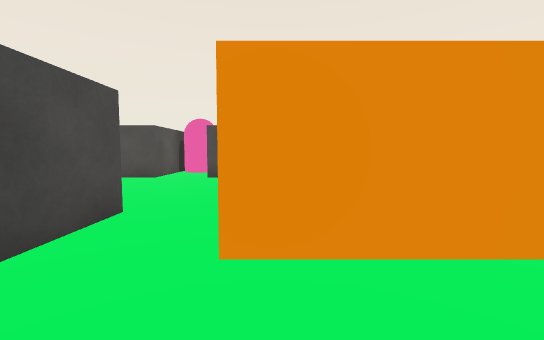
[1] (above)

16 first-person views from a walk through a 3-D level made in the Unity game engine. The camera is 0.51 m above the floor, tilts 4° down and sees 90° across. The floor is counted in squares, 0.5 m on a side. Each view is taken from the middle of a square. On the plan, view 1 faces up. The plan holds only what a view shows up to about 11 squares ahead; the rest is blank. The player is left out.

[2]
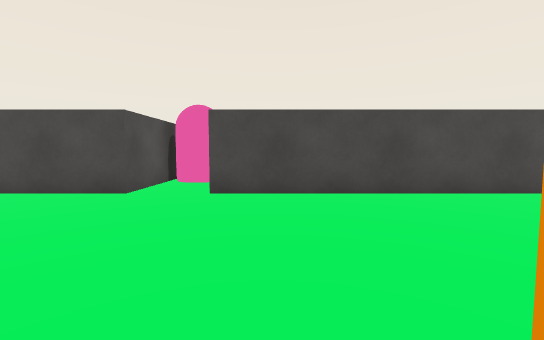

[3]
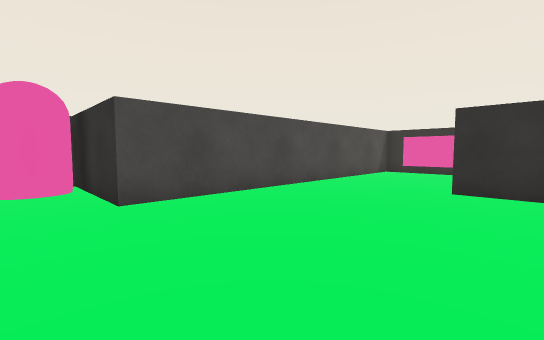

[4]
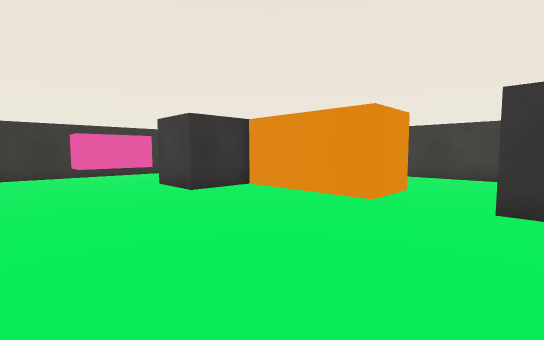

[5]
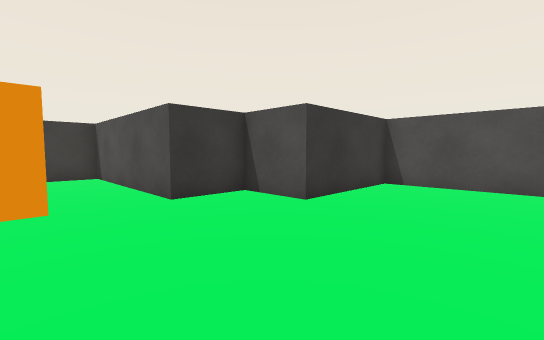

[6]
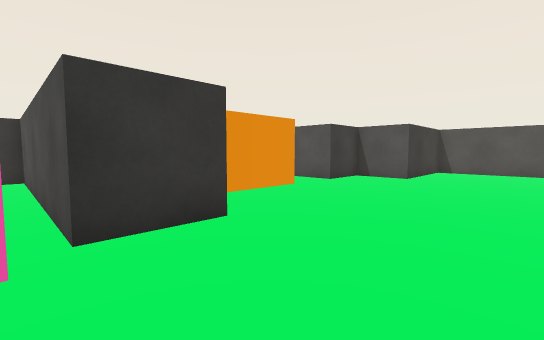

[7]
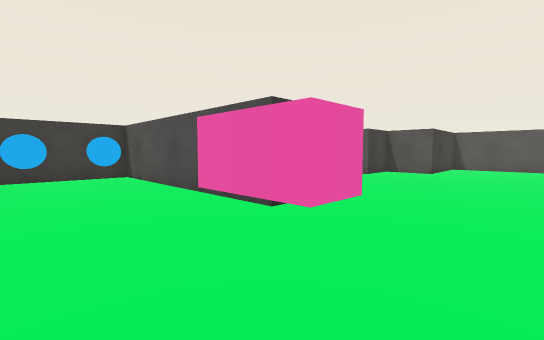

[8]
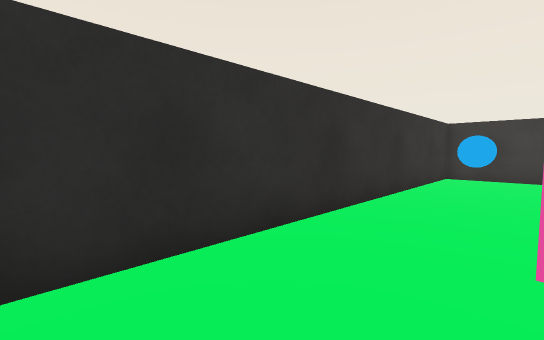

[9]
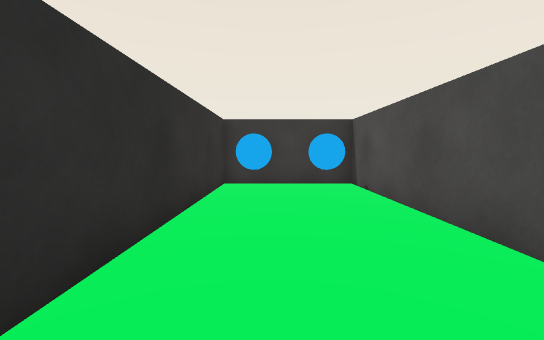

[10]
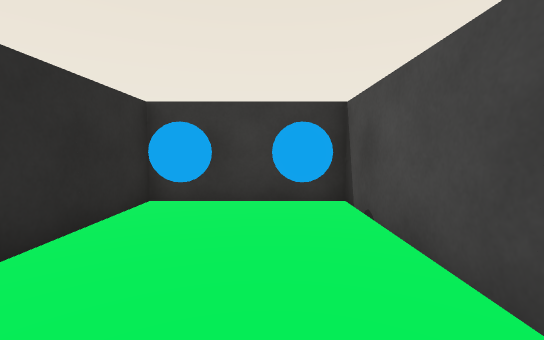

[11]
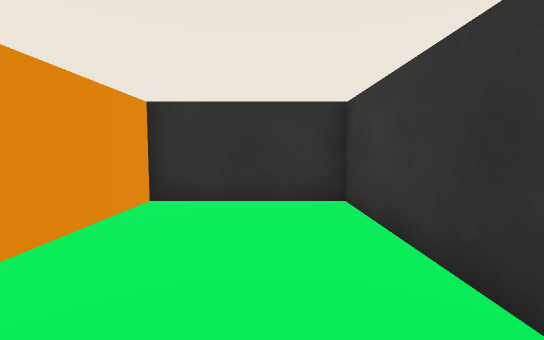

[12]
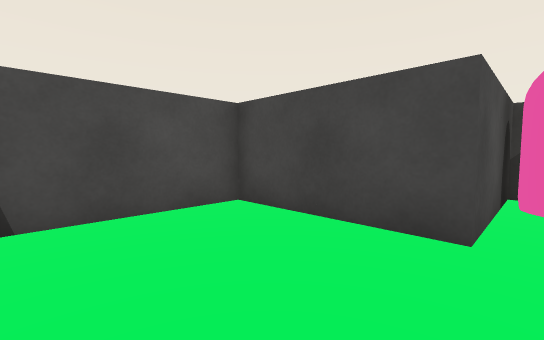

[13]
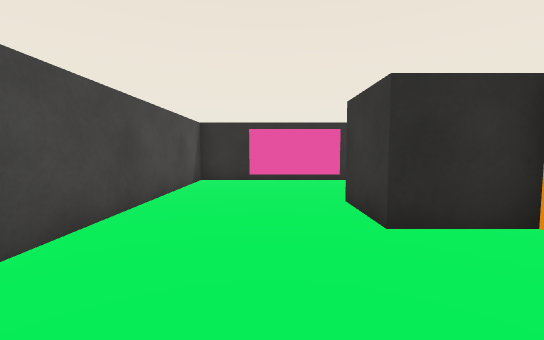

[14]
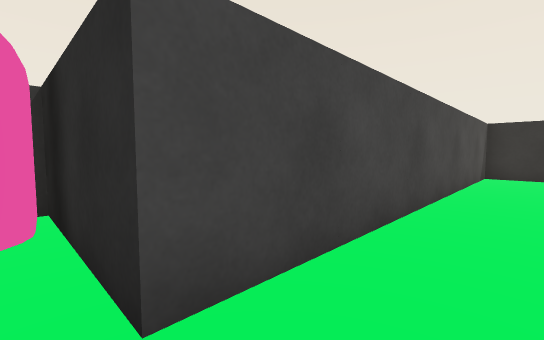

[15]
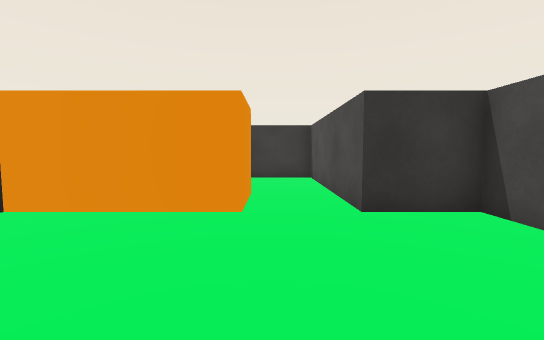

[16]
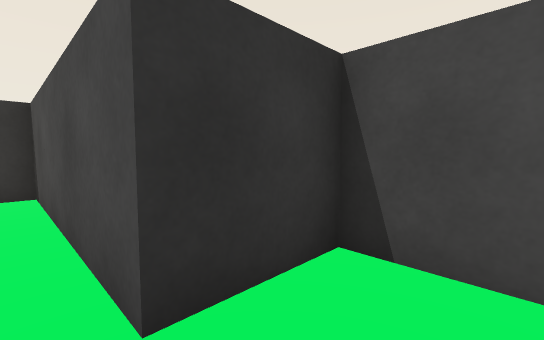

### Floor plan
Points are (right, up) in squares from view 1. A wall is a line through its corners. A room is listed if a view was taken in it or the views show most of it. See-through windows are left out.
Room 1 (views 1, 2, 3, 4, 5, 6, 7, 8, 9, 10, 11, 12, 13, 14, 15, 16)
walls: (3.5, 4.4) (3.5, 6.5) (5.5, 6.5) (5.5, -1.5) (9.5, -1.5) (9.5, 10.5) (-2.5, 10.5) (-2.5, 14.5); (-4.5, 14.5) (-4.5, 10.5) (-8.5, 10.5) (-8.5, 6.5) (-4.5, 6.5) (-4.5, 4.5) (-2.5, 4.5) (-2.5, -1.5) (3.5, -1.5) (3.5, 2.5)
objects: pink capsule (-4, 13) to (-3, 14); other object (0, 3) to (3, 4); other object (6, -1) to (9, 0); other object (6, 7) to (7, 8)

Positions as (right, up) in squares from view 1, and headings:
1: (0, 0), facing up
2: (-1, 4), facing up
3: (-4, 5), facing up-right
4: (-3, 10), facing down-right
5: (0, 10), facing down-left
6: (6, 10), facing down-left
7: (9, 10), facing down-left
8: (7, 10), facing down-right
9: (8, 7), facing down
10: (7, 4), facing down
11: (-2, 0), facing right
12: (-4, 7), facing up-left
13: (0, 8), facing right
14: (-3, 9), facing up-right
15: (-1, 9), facing down
16: (-2, 6), facing down-left
